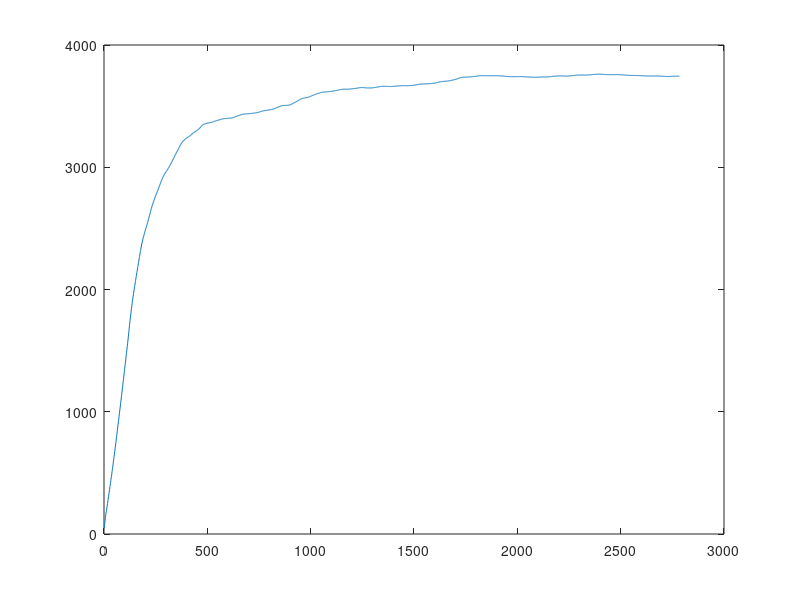
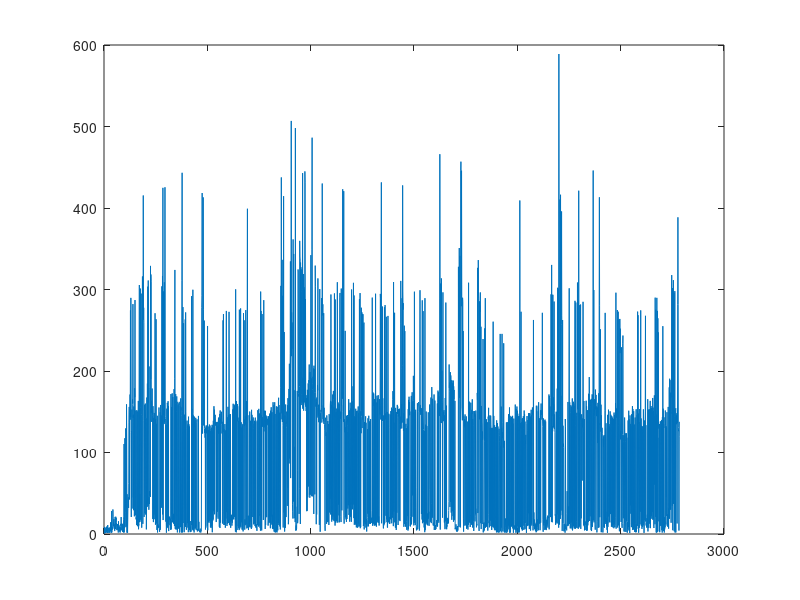

Reproduce these figures in MATLAB, in order.
clear,clc
pt_ad = zeros(2, 2784);
% load ./data/main_ad2_sim2_data_pt
load ./data/main_ad2_data_Vmax_E600
b1=data_ad(1:dc,:);              %ai
b2=data_ad(dc+1:2*dc,:);     %bi
b3=data_ad(2*dc+1:3*dc,:); %Di
b4=data_ad(3*dc+1:4*dc,:); %ri
%% --------------average delay/ -- length-----------------
avg_delay=sum(data_Q);
for t=1:tmax-1
    avg_delay(t+1)=avg_delay(t+1)+avg_delay(t);
end
avg_delay=avg_delay*0.25./[1:tmax];
figure(30)
plot(avg_delay)
hold on

pt_ad(1, :) = avg_delay;
%% ----------------average cost-------------------
p=repmat(alpha,1,tmax).*b2;
G=p.*repmat(PUE,1,tmax)+b3-b4;
water=hw*sum(repmat(eps_D,1,tmax).*p+eps_I(:,1:tmax).*G);
elec=sum(c(:,1:tmax).*G);
carbon=hu*sum(phi_G(:,1:tmax).*G+repmat(phi_r,1,tmax).*b4);
avg_cost=elec+water+carbon;
% for t=1:tmax-1
%     avg_cost(t+1)=avg_cost(t+1)+avg_cost(t);
% end
% avg_cost=avg_cost./[1:tmax];

figure(31)
plot(avg_cost)
hold on
pt_ad(2, :) = avg_cost;
% save ./data/pt_ad pt_ad
